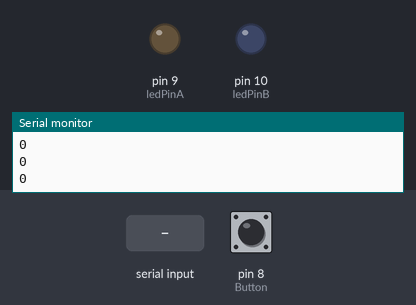
The sketch below on a simulated Arduino Uno, built with avr-gcc and run on an emulated ATmega328P. On the bench: output pins drawn as LEDs (lit = HIGH), the last lines printed to the serial monitor. The test bench sets the inputs (shaded band); at power-on: pin 8 (Button) HIGH.

Above: at 1.2 s.
1.3 s: pin 8 (Button) pulled LOW for 0.15 s
At 1.38 s:
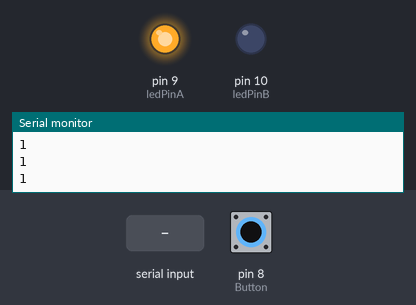
2.9 s: "1\n" received over the second serial link
At 3.2 s:
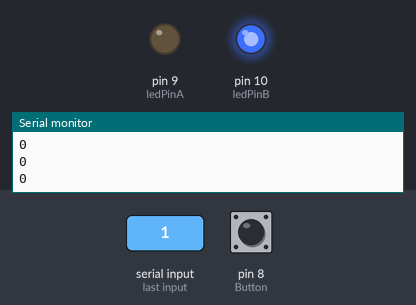
4.4 s: pin 8 (Button) pulled LOW for 1 s
At 5.2 s:
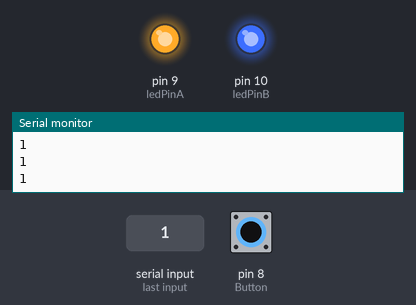
6.9 s: pin 8 (Button) pulled LOW for 3.2 s
At 10.9 s:
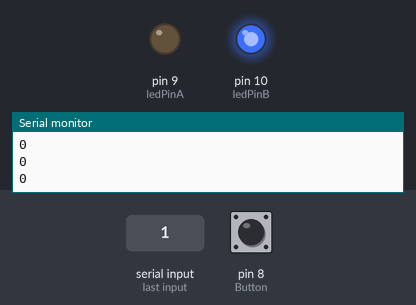
11.6 s: "0\n" received over the second serial link
At 12.0 s:
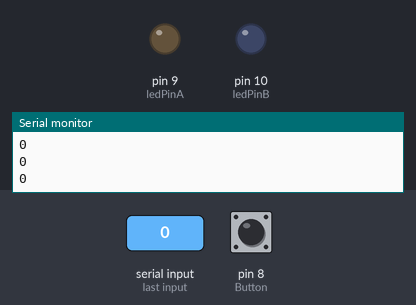
Timing chart, 0 to 14.1 s (numbered marks = the images above; inputs shaded):
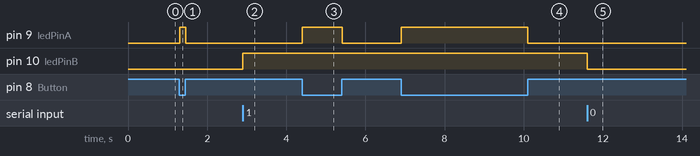

The sketch:

Bluetooth_Code_v1.ino
```cpp
/*
File:        Bluetooth_Code_v1.ino
Author:      Lukasz Janik
Date:        2025-03-26
Description:
  The code essentially sets up a Bluetooth communication system where the state of a button controls the state of two LEDs,
    and data is exchanged between the Bluetooth module and the Serial monitor.
Version:     1.0
*/

#include <SoftwareSerial.h>

// Define Bluetooth Pins
SoftwareSerial Bluetooth(2, 3); //RX, TX

#define Button 8
#define ledPinA 9
#define ledPinB 10

//Button States
int buttonState = 0;
int state = 0;

//Bluetooth & Serial Characters
char sending = ' ';
char receiving = ' ';


void setup() {
  pinMode(2, INPUT);
  pinMode(3, OUTPUT);
  pinMode(ledPinA, OUTPUT);
  pinMode(ledPinB, OUTPUT);
  pinMode(Button, INPUT);

  // Toggle LEDs off initally
  digitalWrite(ledPinA, LOW);
  digitalWrite(ledPinB, LOW);

  // Start both Bluetooth and Serial
  Serial.begin(38400);
  Serial.println("\n Serial Print is Ready");
  Bluetooth.begin(38400);
  Serial.println("\n Bluetooth Started");
}

void loop() {

  // We listen to Bluetooth with this
  if (Bluetooth.available()){
    receiving = Bluetooth.read();
    Serial.write(receiving);
  }

  // Button Logic
  buttonState = digitalRead(Button);
  if (buttonState == LOW) {
    sending = '1';
    state = 1;
  } else {
    sending = '0';
    state = 0;
  }

  // Reading Bluetooth Data
  if (receiving == '1') {
    digitalWrite(ledPinB, HIGH); // LED ON
    receiving = '0';
  }
  else if (receiving == '0') {
    digitalWrite(ledPinB, LOW); // LED ON
    receiving = '0';
  }

  // Indicator to see if button works correctly
  if (state == 1) {
    digitalWrite(ledPinA, HIGH); // LED ON
    state = 1;
  }
  else if (state == 0) {
    digitalWrite(ledPinA, LOW); // LED ON
    state = 0;
  }

  // We write to the Bluetooth with this
  if (Serial.available()){;}
    Serial.print(sending); // Sends '1' to the master to turn on LED
    Bluetooth.print(sending);

  // Cleans up Serial Monitor
  Serial.print("\n");
  delay(10);
}
```

Measured:
- after the input at 1.3 s, pin 9 (ledPinA): LOW → HIGH at once, → LOW 0.16 s later
- after the input at 2.9 s, pin 10 (ledPinB): LOW → HIGH at once
- after the input at 4.4 s, pin 9 (ledPinA): LOW → HIGH at once, → LOW 1.0 s later
- after the input at 6.9 s, pin 9 (ledPinA): LOW → HIGH at once, → LOW 3.2 s later
- after the input at 11.6 s, pin 10 (ledPinB): HIGH → LOW at once
